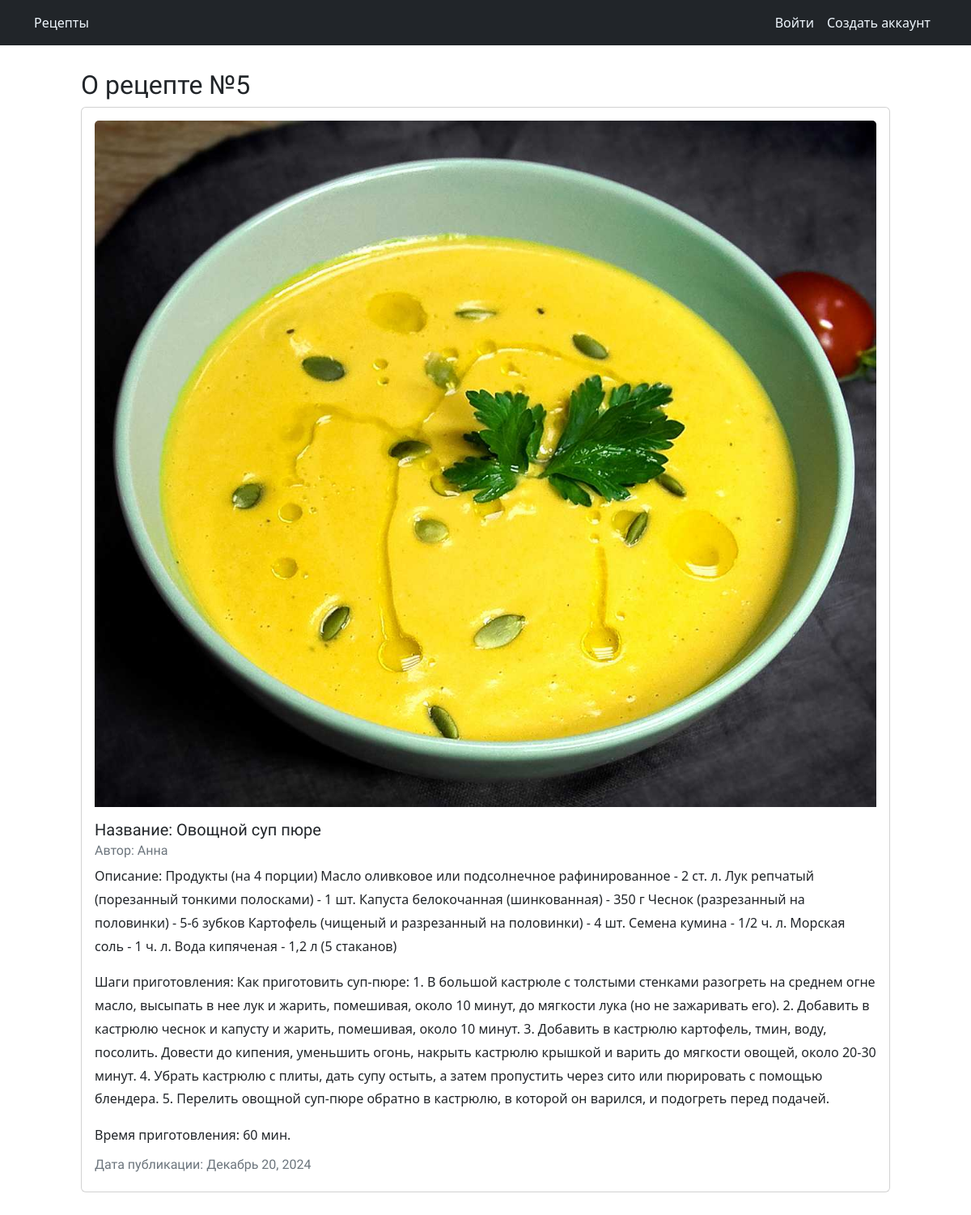
The app's page /recipe/5 with its own data.
### recipesapp/models.py (models this page shows, shortened)
class Recipe(models.Model):
    title = models.CharField(max_length=100)
    description = models.TextField()
    steps_cooking = models.TextField()
    time_for_cooking = models.IntegerField(default=10)
    photo = models.ImageField(upload_to="img/%Y/%m/%d/")
    author = models.ForeignKey(User, on_delete=models.CASCADE)
    created_at = models.DateTimeField(auto_now_add=True)
    updated_at = models.DateTimeField(auto_now=True)
    class Meta:
        verbose_name = 'Рецепты'
        verbose_name_plural = 'Рецепты'

### recipesapp/views.py (the view)
# urls.py: path('recipe/<int:pk>', RecipeDetailView.as_view(), name="recipes-detail"),
class RecipeDetailView(DetailView):
    model = models.Recipe

### recipesapp/templates/recipesapp/recipe_detail.html (shortened to what this page needs)
<!DOCTYPE html>
{% extends "base.html" %}
{% block content %}
<h2>О рецепте №{{object.id}}</h2>
<div class="card mb-3">
  <div class="card-body">
      {% if recipe.photo %}
        <p><img class="card-img-top" src="{{recipe.photo.url}}"></p>
      {% endif %}
    <h5 class="card-title">Название: {{ object.title }}</h5>
    <h6 class="card-subtitle mb-2 text-muted">Автор: {{ object.author }}</h6>
    <p class="card-text">Описание: {{ object.description }}</p>
    <p class="card-text">Шаги приготовления: {{ object.steps_cooking }}</p>
    <p class="card-text">Время приготовления: {{ object.time_for_cooking }} мин.</p>
    <h6 class="card-subtitle mb-2 text-muted">Дата публикации: {{ object.updated_at|date:"F d, Y" }}</h6>
  </div>
</div>
{% endblock content %}

### usersapp/static/css/base.css (style rules this page uses)
body { margin:0; padding:0; font-family:helvetica, sans-serif; }
p { line-height: 1.8; }
h1, h2, h3, h4, h5 , h6 { font-family: 'Muli', sans-serif; font-weight:normal; }
h2 { margin:30px 0 20px; }

### records on screen
Recipe: id "5", photo (picture), title "Овощной суп пюре", author "Анна", description "Продукты (на 4 порции) Масло оливковое или подсолнечное рафинированное - 2 ст. л. Лук репчатый (порезанный тонкими полосками) - 1 шт. Капуста белокочанная (шинкованная) - 350 г Чеснок (разрезанный на половинки) - 5-6 зубков Картофель (чищеный и разрезанный на половинки) - 4 шт. Семена кумина - 1/2 ч. л. Морская соль - 1 ч. л. Вода кипяченая - 1,2 л (5 стаканов)", steps_cooking "Как приготовить суп-пюре: 1. В большой кастрюле с толстыми стенками разогреть на среднем огне масло, высыпать в нее лук и жарить, помешивая, около 10 минут, до мягкости лука (но не зажаривать его). 2. Добавить в кастрюлю чеснок и капусту и жарить, помешивая, около 10 минут. 3. Добавить в кастрюлю картофель, тмин, воду, посолить. Довести до кипения, уменьшить огонь, накрыть кастрюлю крышкой и варить до мягкости овощей, около 20-30 минут. 4. Убрать кастрюлю с плиты, дать супу остыть, а затем пропустить через сито или пюрировать с помощью блендера. 5. Перелить овощной суп-пюре обратно в кастрюлю, в которой он варился, и подогреть перед подачей.", updated_at "Декабрь 20, 2024"

### other values on screen
{{ object.time_for_cooking }} "60"
